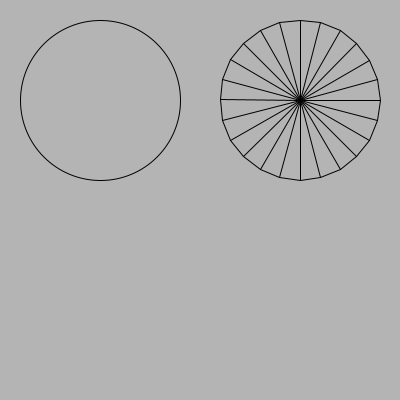
Frame 1 (no input)
Frame 2 (the mouse pressed at the canvas centre, redrawn once): identical to frame 1, image omitted

The Processing sketch that drew this single still picture (run headless with seeded random() and noise(); the mouse was pressed at the canvas centre and the sketch redrawn once):

// Processing sketch: processing_105922
// ── processing_105922.pde

// Drawing a circle mathematically

void setup() {
  size(400, 400);
  noLoop();
}

void draw() {
  background(180);
  stroke(0);
  noFill();
  // Draw a regular circle using Processing ellipse() function.
  circle(100, 100, 80);
  // Draw a circle mathematically by line segments.
  circle_m(300, 100, 80, 24);
}

void circle(float cx, float cy, float radius) {
  ellipse(cx, cy, radius*2, radius*2);
}

void circle_m(float cx, float cy, float radius, int sides) {
  float angInterval = TWO_PI / sides;
  PVector currPt, prevPt;  // Current point and previous point.

  currPt = new PVector(0, 0);
  prevPt = new PVector(0, 0);;
  
  for (int i = 0; i <= sides; i++) {
    currPt.x = cos(i * angInterval) * radius + cx;
    currPt.y = sin(i * angInterval) * radius + cy;
    // Don't draw the line when i == 0, because to draw a line we 
    // need two points.
    if (i > 0) {
      line(prevPt.x, prevPt.y, currPt.x, currPt.y);
      line(cx, cy, currPt.x, currPt.y);
    }
    prevPt = currPt.get();  // Copy current vector to previous vector.
  }
}
